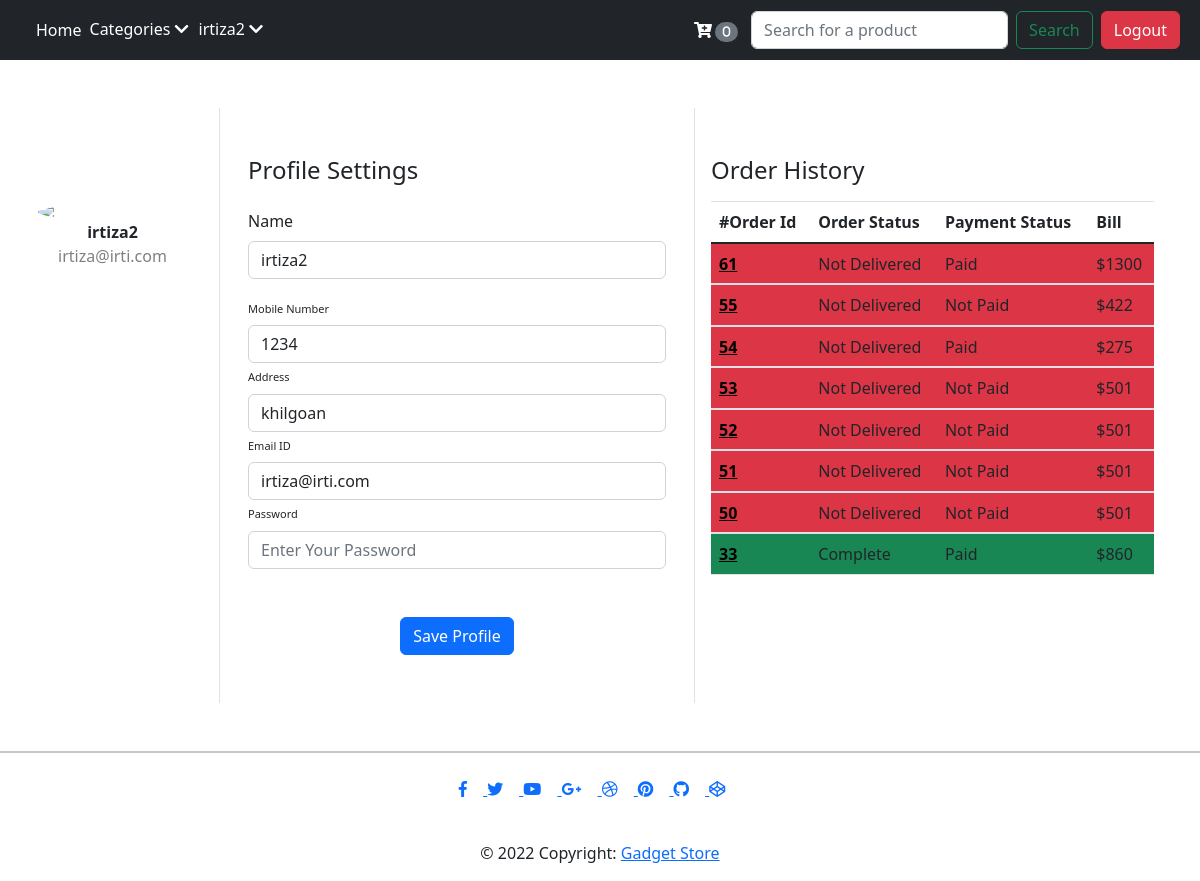
Page /userProfile.php (signed in) on the committed database.
### tables this page shows
CREATE TABLE `users` (
  `user_id` int(255) NOT NULL,
  `user_name` varchar(255) NOT NULL,
  `user_email` varchar(255) NOT NULL,
  `user_pass` varchar(255) NOT NULL,
  `user_address` varchar(255) NOT NULL,
  `user_phone_no` text NOT NULL,
  `user_type` varchar(255) NOT NULL DEFAULT 'user',
  `user_created_timestamp` datetime NOT NULL DEFAULT current_timestamp()
);

CREATE TABLE `orders` (
  `order_id` int(11) NOT NULL,
  `order_user_id` int(11) DEFAULT NULL,
  `cart` text NOT NULL,
  `bill` int(11) NOT NULL,
  `order_status` varchar(255) NOT NULL DEFAULT 'Not Delivered',
  `payment_status` varchar(25) NOT NULL DEFAULT 'Not Paid',
  `payment_method` varchar(25) NOT NULL,
  `order_time` datetime NOT NULL DEFAULT current_timestamp()
);

### userProfile.php (the view, shortened to what this page needs)
<!DOCTYPE html>
<html lang="en">
<head>
    <link rel="stylesheet" href="/store/orderProfile.css">
    <link rel="stylesheet" href="https://cdn.jsdelivr.net/npm/bootstrap@5.0.0-alpha1/dist/css/bootstrap.min.css">
    <link rel="stylesheet" href="https://cdn.jsdelivr.net/npm/bootstrap@5.0.0-alpha1/dist/js/bootstrap.bundle.min.js">
    <link rel="stylesheet" href="https://cdnjs.cloudflare.com/ajax/libs/jquery/3.2.1/jquery.min.js">
</head>
<body>
    <?php
        include 'partials/_header.php';
        include 'partials/_dbconnect.php';
        $userId = $_SESSION['user_id'];
        $sql = "SELECT * FROM `users` WHERE user_id = $userId";
        $result = mysqli_query($conn, $sql);
        while($row = mysqli_fetch_assoc($result)){
            $userName = $row['user_name'];
            $userEmail = $row['user_email'];
            $userPhone = $row['user_phone_no'];
            $userAddress = $row['user_address'];
        }
    echo'
    <div class="container rounded bg-white mt-5 mb-5">
        <div class="row">
            <div class="col-md-2 border-right">
                <div class="d-flex flex-column align-items-center text-center p-3 py-5  mr-4"><img class="rounded-circle mt-5"
                        width="150px"
                        src="https://st3.depositphotos.com/15648834/17930/v/600/depositphotos_179308454-stock-illustration-unknown-person-silhouette-glasses-profile.jpg"><span
                        class="font-weight-bold">'.$userName.'</span><span
                        class="text-black-50">'.$userEmail.'</span><span> </span></div>
            </div>
            <div class="col-md-5 border-right">
                <div class="p-3 py-5">
                    <div class="d-flex justify-content-between align-items-center mb-3">
                        <h4 class="text-right">Profile Settings</h4>
                    </div>
                    <form action="'.$_SERVER['PHP_SELF'].'" method="post">
                        <div class="row mt-2">
                            <div class="col-md-12"><label class="name">Name</label><input type="text"
                                    name="newName" value="'.$userName.'" class="form-control" placeholder="User Name" value=""></div>
                        </div>
                        <div class="row mt-3">
                            <div class="col-md-12"><label class="labels">Mobile Number</label><input type="text" name="newPhone" value="'.$userPhone.'"
                                    class="form-control" placeholder="Enter phone number" value=""></div>
                            <div class="col-md-12"><label class="labels">Address</label><input type="text" name="newAddress" value="'.$userAddress.'"
                                    class="form-control" placeholder="Enter address" value=""></div>
                            <div class="col-md-12"><label class="labels">Email ID</label><input type="email" name="newEmail" value="'.$userEmail.'"
                                    class="form-control" placeholder="enter email id" value=""></div>
                            <div class="col-md-12"><label class="labels">Password</label><input type="password"
                                    class="form-control" placeholder="Enter Your Password" name="password"></div>
                        </div>
                        <div class="mt-5 text-center"><button class="btn btn-primary profile-button" type="submit">Save
                                Profile</button></div>
                </div>
            </div>
            <div class="col-md-5 p-3 py-5">
                <h4 class="justify-content-between align-items-center mb-3">Order History</h4>
                <table class="table">
                    <thead>
                        <tr>
                            <th scope="col">#Order Id</th>
                            <th scope="col">Order Status</th>
                            <th scope="col">Payment Status</th>
                            <th scope="col">Bill</th>
                        </tr>
                    </thead>
                    <tbody>';
                    $sql = "SELECT * FROM `orders` WHERE order_user_id = $userId ORDER BY order_time DESC";
                    $result = mysqli_query($conn, $sql);
                    $num = mysqli_num_rows($result);
                    if ($num>0){
                        while($row = mysqli_fetch_assoc($result)){
                        $orderId = $row['order_id'];
                        $amountPaid = $row['bill'];
                        $status = $row['order_status'];
                        $payStatus = $row['payment_status'];
                        echo '<tbody>
                            ';
                            if($status == "Complete"){
                                echo "
                                <tr class='bg-success'>
                                <th scope='row'><a style='color: black' href='/store/orderPage.php?orderId=".$orderId."'>$orderId</a></th>
                                <td>$status</td>
                            <td>$payStatus</td>
                            <td>$$amountPaid</td>
                            <tr>";}
                            else if($status == "Not Delivered"){
                            echo "
                            <tr class='bg-danger'>
                            <th scope='row'><a style='color: black' href='/store/orderPage.php?orderId=".$orderId."'>$orderId</a></th>
                            <td>$status</td>
                            <td>$payStatus</td>
                            <td>$$amountPaid</td>
                            <tr>";
                            }
                    }
                    }else{
                        echo'
                        <tr>
                            <td colspan="4" class="text-center">No Orders Found</td>
                        </tr>';
                        ;
                    }
                    echo'
                    </tbody>
                </table>
            </div>
        </div>
    </div>
    </div>
    </div>
    </div>';
     ?>
    <?php include 'partials/_footer.php'?>
</body>
</html>

### orderProfile.css (style rules this page uses)
body { background: rgb(99, 39, 120) }
.profile-button { background: rgb(99, 39, 120); box-shadow: none; border: none }
.labels { font-size: 11px }

### rows in the picture
users: user_name "irtiza2", user_email "irtiza@irti.com", newName "irtiza2", newPhone "1234", newAddress "khilgoan", newEmail "irtiza@irti.com"
orders: order_id "61", order_status "Not Delivered", payment_status "Paid", bill "1300"
orders: order_id "55", order_status "Not Delivered", payment_status "Not Paid", bill "422"
orders: order_id "54", order_status "Not Delivered", payment_status "Paid", bill "275"
orders: order_id "53", order_status "Not Delivered", payment_status "Not Paid", bill "501"
orders: order_id "52", order_status "Not Delivered", payment_status "Not Paid", bill "501"
orders: order_id "51", order_status "Not Delivered", payment_status "Not Paid", bill "501"
orders: order_id "50", order_status "Not Delivered", payment_status "Not Paid", bill "501"
orders: order_id "33", order_status "Complete", payment_status "Paid", bill "860"

### other values in the picture
$curUserName "irtiza2"
$c "0"
